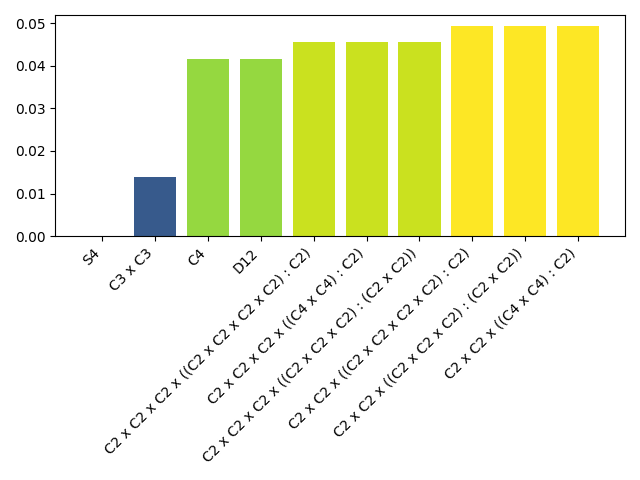

This chart was generated by the following Python code:
import pandas as pd, matplotlib.pyplot as plt
from fractions import Fraction

df = pd.read_csv("results_averageorder_near_67_24.txt", sep=",\s*", engine="python")
df["Diff"] = (df["AvgElementOrder"].apply(lambda x: float(Fraction(str(x)))) - float(Fraction("67/24"))).abs()
df = df.sort_values("Diff")

plt.bar(df["GroupName"], df["Diff"], color=plt.cm.viridis(df["Diff"]/df["Diff"].max()))
plt.xticks(rotation=45, ha='right')
plt.tight_layout()
plt.show()
